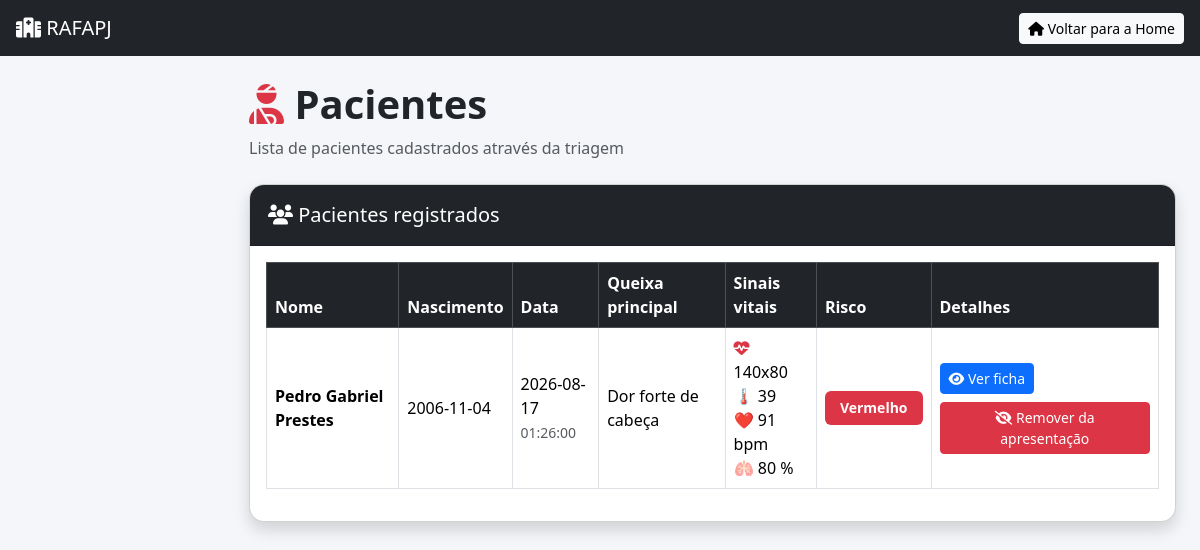
Before: /RafaPj/pacientes.php with the older database file.
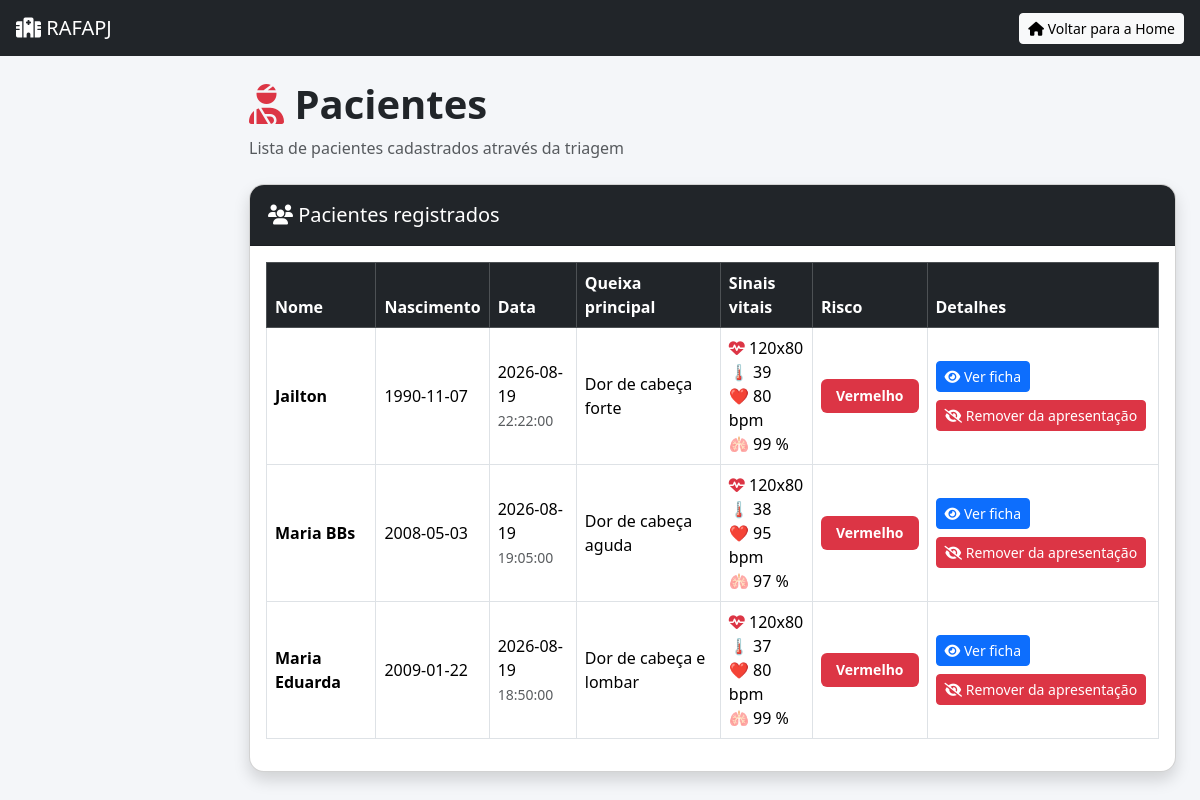
After: the same page with the newer database file.
### tables this page shows
CREATE TABLE `pacientes` (
  `id` int NOT NULL,
  `nome` varchar(100) NOT NULL,
  `data_nascimento` date DEFAULT NULL,
  `hora_triagem` time DEFAULT NULL,
  `historico` text,
  `medicamentos` text,
  `alergias` text,
  `pressao` varchar(20) DEFAULT NULL,
  `temperatura` varchar(10) DEFAULT NULL,
  `frequencia` int DEFAULT NULL,
  `saturacao` varchar(10) DEFAULT NULL,
  `dor` int DEFAULT NULL,
  `risco` varchar(20) DEFAULT NULL,
  `criado_em` timestamp NULL DEFAULT CURRENT_TIMESTAMP,
  `data_triagem` date DEFAULT NULL,
  `queixa_principal` text,
  `sintomas` text,
  `exibir` tinyint(1) NOT NULL DEFAULT '1',
  `gestante` tinyint(1) DEFAULT '0',
  `imunossuprimido` tinyint(1) DEFAULT '0',
  `cronico` tinyint(1) DEFAULT '0',
  `consciencia` varchar(20) DEFAULT 'normal',
  `hemorragia` tinyint(1) DEFAULT '0',
  `trauma` tinyint(1) DEFAULT '0'
);

### RafaPj/pacientes.php (the view, shortened to what the changed rows need)
<?php
include "conexao.php";
$sql = "
    SELECT *
    FROM pacientes
    WHERE exibir = 1
    ORDER BY
        CASE risco
            WHEN 'Vermelho' THEN 1
            WHEN 'Laranja' THEN 2
            WHEN 'Amarelo' THEN 3
            WHEN 'Verde' THEN 4
            WHEN 'Azul' THEN 5
            ELSE 6
        END,
        id DESC
";
$resultado = $conn->query($sql);
?>
<!DOCTYPE html>
<html lang="pt-BR">
<head>
    <link
        href="css/styles.css"
        rel="stylesheet"
    >
    <link
        href="https://cdn.jsdelivr.net/npm/bootstrap@5.3.3/dist/css/bootstrap.min.css"
        rel="stylesheet"
    >
    <link
        href="https://cdnjs.cloudflare.com/ajax/libs/font-awesome/6.5.1/css/all.min.css"
        rel="stylesheet"
    >
</head>
<body class="sb-nav-fixed">
    <div id="layoutSidenav">
        <div id="layoutSidenav_content">
            <main>
                <div class="container-fluid px-4">
                    <div class="mt-4 mb-4">
                        <h1 class="titulo">
                            <i class="fas fa-user-injured text-danger"></i>
                            Pacientes
                        </h1>
                    </div>
                    <div class="card shadow mb-4">
                        <div class="card-body">
                            <?php if ($resultado && $resultado->num_rows > 0): ?>
                                <div class="table-responsive">
                                    <table class="table table-hover table-bordered">
                                        <thead class="table-dark">
                                            <tr>
                                                <th>
                                                    Nome
                                                </th>
                                                <th>
                                                    Nascimento
                                                </th>
                                                <th>
                                                    Data
                                                </th>
                                                <th>
                                                    Queixa principal
                                                </th>
                                                <th>
                                                    Sinais vitais
                                                </th>
                                                <th>
                                                    Risco
                                                </th>
                                                <th>
                                                    Detalhes
                                                </th>
                                            </tr>
                                        </thead>
                                        <tbody>
                                            <?php while ($p = $resultado->fetch_assoc()): ?>
                                                <tr>
                                                    <td>
                                                        <strong>
                                                            <?= htmlspecialchars(
                                                                $p['nome'],
                                                                ENT_QUOTES,
                                                                'UTF-8'
                                                            ) ?>
                                                        </strong>
                                                    </td>
                                                    <td>
                                                        <?= htmlspecialchars(
                                                            $p['data_nascimento'],
                                                            ENT_QUOTES,
                                                            'UTF-8'
                                                        ) ?>
                                                    </td>
                                                    <td>
                                                        <?= htmlspecialchars(
                                                            $p['data_triagem'],
                                                            ENT_QUOTES,
                                                            'UTF-8'
                                                        ) ?>
                                                        <br>
                                                        <small class="text-muted">
                                                            <?= htmlspecialchars(
                                                                $p['hora_triagem'],
                                                                ENT_QUOTES,
                                                                'UTF-8'
                                                            ) ?>
                                                        </small>
                                                    </td>
                                                    <td>
                                                        <?= htmlspecialchars(
                                                            $p['queixa_principal'],
                                                            ENT_QUOTES,
                                                            'UTF-8'
                                                        ) ?>
                                                    </td>
                                                    <td>
                                                        <i class="fas fa-heartbeat text-danger"></i>
                                                        <?= htmlspecialchars(
                                                            $p['pressao'],
                                                            ENT_QUOTES,
                                                            'UTF-8'
                                                        ) ?>
                                                        <br>
                                                        🌡️
                                                        <?= htmlspecialchars(
                                                            $p['temperatura'],
                                                            ENT_QUOTES,
                                                            'UTF-8'
                                                        ) ?>
                                                        <br>
                                                        ❤️
                                                        <?= htmlspecialchars(
                                                            $p['frequencia'],
                                                            ENT_QUOTES,
                                                            'UTF-8'
                                                        ) ?>
                                                        bpm
                                                        <br>
                                                        🫁
                                                        <?= htmlspecialchars(
                                                            $p['saturacao'],
                                                            ENT_QUOTES,
                                                            'UTF-8'
                                                        ) ?>
                                                        %
                                                    </td>
                                                    <td>
                                                        <?php
                                                        switch ($p['risco']) {
                                                            case "Vermelho":
                                                                $cor = "danger";
                                                                break;
                                                        }
                                                        ?>
                                                        <span
                                                            class="badge bg-<?= $cor ?>"
                                                        >
                                                            <?= htmlspecialchars(
                                                                $p['risco'],
                                                                ENT_QUOTES,
                                                                'UTF-8'
                                                            ) ?>
                                                        </span>
                                                    </td>
                                                    <td>
                                                        <div class="d-flex gap-2 flex-wrap">
                                                            <button
                                                                class="btn btn-primary btn-sm"
                                                                data-bs-toggle="modal"
                                                                data-bs-target="#paciente<?= (int)$p['id'] ?>"
                                                            >
                                                                <i class="fas fa-eye"></i>
                                                                Ver ficha
                                                            </button>
                                                            <form
                                                                action="ocultar_paciente.php"
                                                                method="POST"
                                                                onsubmit="return confirm('Deseja remover este paciente da apresentação? O cadastro continuará salvo no sistema.');"
                                                            >
                                                                <button
                                                                    type="submit"
                                                                    class="btn btn-danger btn-sm"
                                                                >
                                                                    <i class="fas fa-eye-slash"></i>
                                                                    Remover da apresentação
                                                                </button>
                                                            </form>
                                                        </div>
                                                    </td>
                                                </tr>
                                            <?php endwhile; ?>
                                        </tbody>
                                    </table>
                                </div>
                            <?php endif; ?>
                        </div>
                    </div>
                </div>
            </main>
        </div>
    </div>
</body>
</html>

Changed rows visible on the page:
no longer on this page (row edited): pacientes: nome "Pedro Gabriel Prestes", data_nascimento "2006-11-04", data_triagem "2026-08-17", hora_triagem "01:26:00", queixa_principal "Dor forte de cabeça", pressao "140x80", temperatura "39", frequencia "91", saturacao "80", risco "Vermelho"
added pacientes: nome "Jailton", data_nascimento "1990-11-07", data_triagem "2026-08-19", hora_triagem "22:22:00", queixa_principal "Dor de cabeça forte", pressao "120x80", temperatura "39", frequencia "80", saturacao "99", risco "Vermelho"
added pacientes: nome "Maria BBs", data_nascimento "2008-05-03", data_triagem "2026-08-19", hora_triagem "19:05:00", queixa_principal "Dor de cabeça aguda", pressao "120x80", temperatura "38", frequencia "95", saturacao "97", risco "Vermelho"
added pacientes: nome "Maria Eduarda", data_nascimento "2009-01-22", data_triagem "2026-08-19", hora_triagem "18:50:00", queixa_principal "Dor de cabeça e lombar", pressao "120x80", temperatura "37", frequencia "80", saturacao "99", risco "Vermelho"
